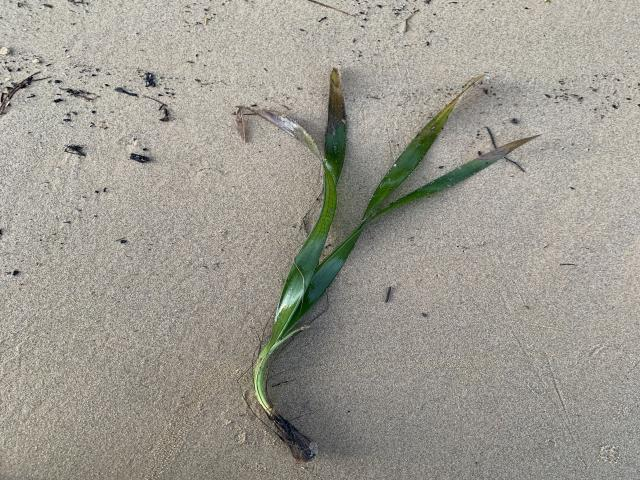
#> input picture dataset/images/Enhalus-Acoraides-155_jpg.rf.01e413b050c4ab3e23dbbf0dac529aff.jpg, 640 x 480 px
$ python -i extract_features.py   (imports and definitions only)   (older library calls are emulated)
#> lines starting #> are read from the running program, lines starting #| are printed output that depends on the picture; after the words box and inside, x2 and y2 are one past the last pixel; in counts of white or black regions, pixels touching at a corner belong together
#> further down, picture is the input picture: shape (480, 640, 3); mean B, G, R 144.9, 154.2, 157.2
import cv2
import numpy as np
from skimage.feature import graycomatrix, graycoprops

def extract_features(image):
    """Ekstraksi fitur GLCM, warna, dan bentuk"""
    try:
        # 1. Konversi ke grayscale
        image = cv2.resize(image, (640,480))
        gray = cv2.cvtColor(image, cv2.COLOR_BGR2GRAY)
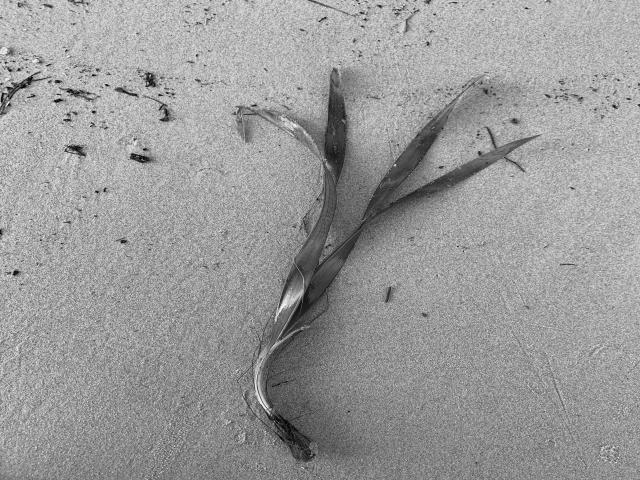
#> gray: shape (480, 640); min 0, max 251, mean 154

        # 2. GLCM Features
        distances = [1, 3]
        angles = [0, np.pi/4, np.pi/2, 3*np.pi/4]
        properties = ['contrast', 'homogeneity', 'energy', 'correlation']

        glcm_features = []
        for d in distances:
            for angle in angles:
                glcm = graycomatrix(gray, [d], [angle], levels=256, symmetric=True, normed=True)
                for prop in properties:
                    glcm_features.append(graycoprops(glcm, prop)[0, 0])
#> after the loop, glcm_features = 32 values, max 708.4 at index 24, min 0.0113 at index 18, mean 155.6

        # 3. Color Features (HSV)
        hsv = cv2.cvtColor(image, cv2.COLOR_BGR2HSV)
#> hsv: shape (480, 640, 3); mean H, S, V 23.1, 24, 158.3
        color_features = [
            *np.mean(hsv, axis=(0,1)),  # mean H, S, V
            *np.std(hsv, axis=(0,1))    # std H, S, V
        ]
#> color_features = [23.13, 24.03, 158.3, 14.82, 22.66, 32.59]

        # 4. Shape Features
        _, binary = cv2.threshold(gray, 127, 255, cv2.THRESH_BINARY)
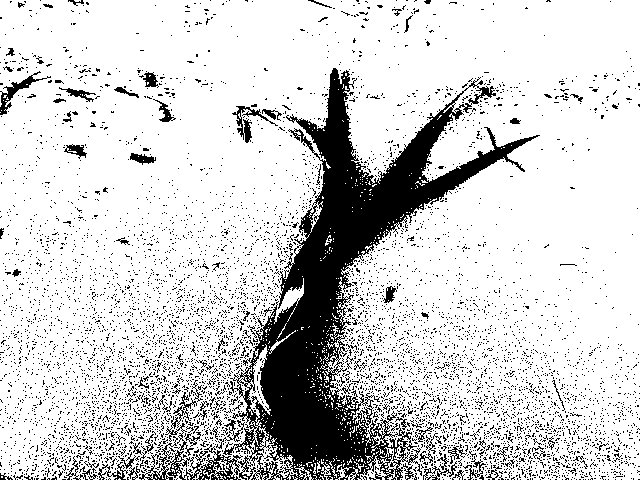
#> binary: shape (480, 640); 82.3% white; 6512 black regions (6431 under 20 px)
        contours, _ = cv2.findContours(binary, cv2.RETR_EXTERNAL, cv2.CHAIN_APPROX_SIMPLE)
#> contours = 471 contours, 466 with area under 20; largest, box (x1, y1, x2, y2) and area: (0, 0, 640, 480) 269376, (335, 464, 359, 480) 82, (294, 466, 314, 480) 68, (321, 459, 331, 480) 51, (269, 330, 296, 354) 43

        if not contours:
            shape_features = [0, 0, 0, 0]
        else:
            cnt = max(contours, key=cv2.contourArea)
#> cnt = contour of 4537 points, box (x1, y1, x2, y2) (0, 0, 640, 480), area 269376
            area = cv2.contourArea(cnt)
#> area = 269376.5
            perimeter = cv2.arcLength(cnt, True)
#> perimeter = 8693.5
            circularity = 0 if perimeter == 0 else (4 * np.pi * area) / (perimeter ** 2)
#> circularity = 0.0448
            hull = cv2.convexHull(cnt)
#> hull = [[639, 0], [639, 478], [637, 479], [6, 479], [1, 474], [0, 472], [0, 0]]
            solidity = area / cv2.contourArea(hull) if cv2.contourArea(hull) > 0 else 0
#> solidity = 0.88
            shape_features = [area, perimeter, circularity, solidity]
#> shape_features = [269376.5, 8693.5, 0.0448, 0.88]

        return np.concatenate([glcm_features, color_features, shape_features])

    except Exception as e:
        print(f"Error ekstraksi fitur: {str(e)}")
        return None

>>> import cv2
>>> picture = cv2.imread('../dataset/images/Enhalus-Acoraides-155_jpg.rf.01e413b050c4ab3e23dbbf0dac529aff.jpg')
>>> result = extract_features(picture)
#> result = 42 values, max 269376.5 at index 38, min 0.0113 at index 18, mean 6745.8

$ run again, on dataset/images/Enhalus-Acoraides-177_jpg.rf.db835498a0378cbf2fcd145561f4f147.jpg
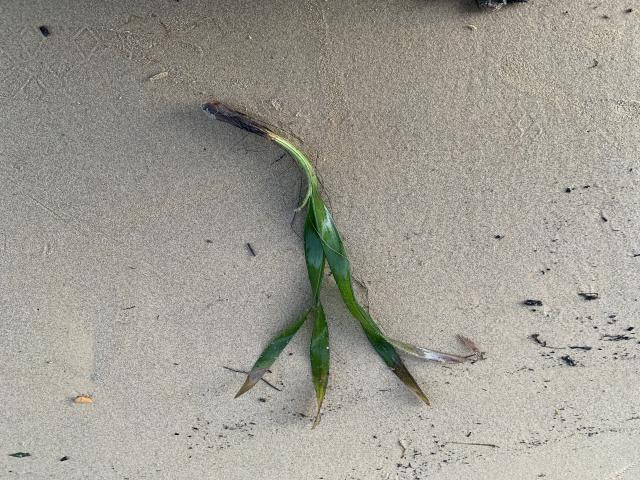
#> input picture dataset/images/Enhalus-Acoraides-177_jpg.rf.db835498a0378cbf2fcd145561f4f147.jpg, 640 x 480 px
#> picture is the input picture: shape (480, 640, 3); mean B, G, R 147.8, 156.7, 159.2
#> after the loop in extract_features, `for d in distances:`: glcm_features = 32 values, max 586.3 at index 24, min 0.0113 at index 18, mean 129.1
#> hsv: shape (480, 640, 3); mean H, S, V 24.3, 21.6, 160
#> color_features = [24.32, 21.57, 160, 13.1, 20.3, 33.58]
#> in extract_features, `_, binary = cv2.threshold(gray, 127, 255, cv2.THRESH_BINARY)`:
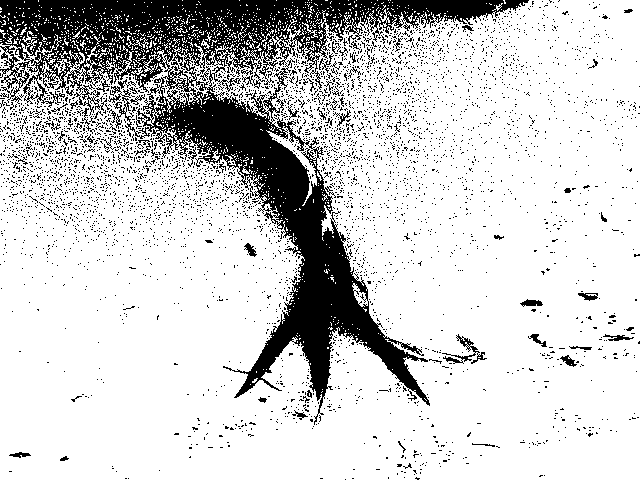
#> binary: shape (480, 640); 81% white; 4463 black regions (4405 under 20 px)
#> contours = 867 contours, 862 with area under 20; largest, box (x1, y1, x2, y2) and area: (0, 0, 640, 480) 281298, (84, 46, 99, 77) 86, (143, 51, 157, 74) 44, (131, 67, 143, 75) 22, (201, 39, 210, 49) 22
#> cnt = contour of 2657 points, box (x1, y1, x2, y2) (0, 0, 640, 480), area 281298
#> area = 281298
#> perimeter = 5751.9
#> circularity = 0.107
#> hull = [[639, 0], [639, 479], [0, 479], [0, 44], [1, 43], [28, 31], [529, 0]]
#> solidity = 0.946
#> shape_features = [281298, 5751.9, 0.107, 0.946]
#> result = 42 values, max 281298 at index 38, min 0.0113 at index 18, mean 6939.4

$ run again, on dataset/images/Enhalus-Acoraides-181_jpg.rf.f6a28ed4cb75c9744aed12ab900b5842.jpg
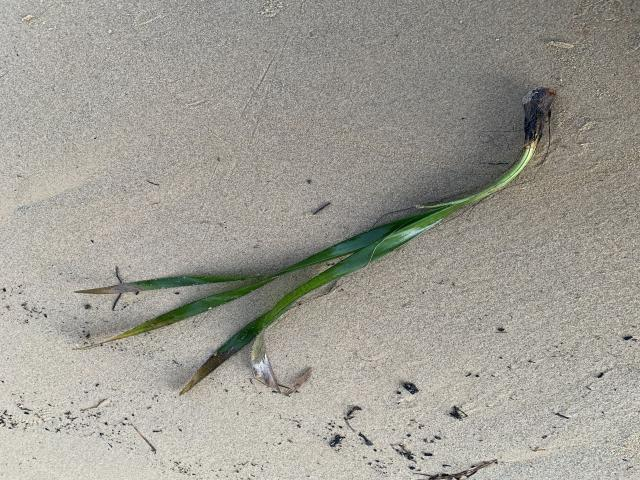
#> input picture dataset/images/Enhalus-Acoraides-181_jpg.rf.f6a28ed4cb75c9744aed12ab900b5842.jpg, 640 x 480 px
#> picture is the input picture: shape (480, 640, 3); mean B, G, R 148.2, 156.6, 158.6
#> in extract_features, `gray = cv2.cvtColor(image, cv2.COLOR_BGR2GRAY)`:
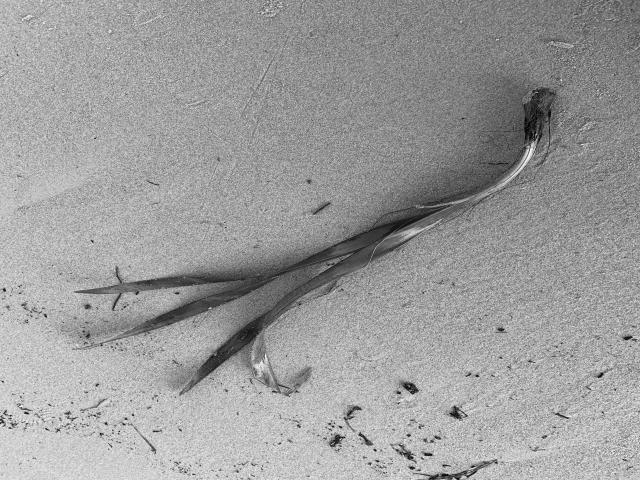
#> gray: shape (480, 640); min 0, max 254, mean 156.2
#> after the loop in extract_features, `for d in distances:`: glcm_features = 32 values, max 699.6 at index 24, min 0.0107 at index 26, mean 148.4
#> hsv: shape (480, 640, 3); mean H, S, V 24.3, 20.8, 159.7
#> color_features = [24.26, 20.76, 159.7, 14.17, 21.91, 34.51]
#> in extract_features, `_, binary = cv2.threshold(gray, 127, 255, cv2.THRESH_BINARY)`:
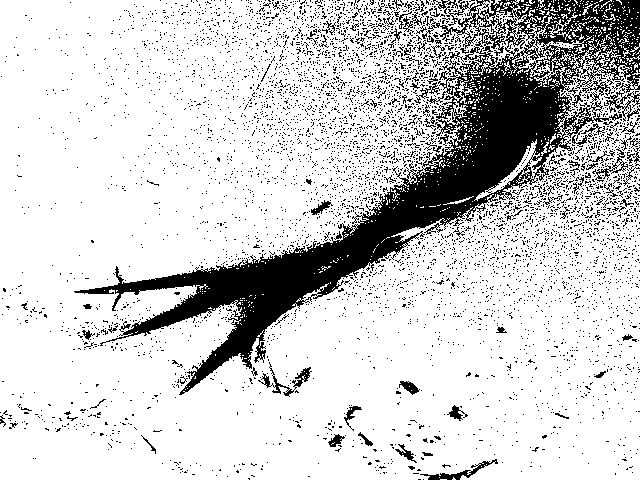
#> binary: shape (480, 640); 81.7% white; 5472 black regions (5380 under 20 px)
#> contours = 280 contours, 274 with area under 20; largest, box (x1, y1, x2, y2) and area: (0, 0, 640, 480) 296990, (548, 12, 578, 38) 84, (609, 58, 617, 70) 28, (558, 50, 573, 62) 28, (570, 51, 580, 69) 24, (565, 69, 574, 78) 22
#> cnt = contour of 1779 points, box (x1, y1, x2, y2) (0, 0, 640, 480), area 296990
#> area = 296989.5
#> perimeter = 4415.8
#> circularity = 0.191
#> hull = contour of 10 points, box (x1, y1, x2, y2) (0, 0, 640, 480), area 302238
#> solidity = 0.983
#> shape_features = [296989.5, 4415.8, 0.191, 0.983]
#> result = 42 values, max 296989.5 at index 38, min 0.0107 at index 26, mean 7296
